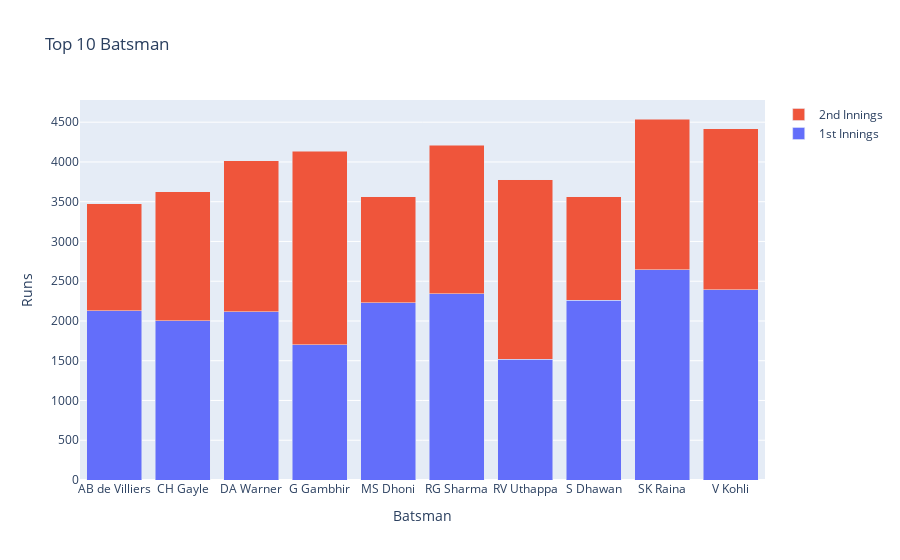

This figure's notebook cell:
### Code cell
# plot 
trace1 = go.Bar(x=final['batsman'], 
               y=final['1st Innings'],
               name='1st Innings')

trace2 =  go.Bar(x=final['batsman'], 
                 y=final['2nd Innings'],
                 name='2nd Innings')

data = [trace1, trace2]

layout = go.Layout(title='Top 10 Batsman', 
                   xaxis={'title':'Batsman'}, 
                   yaxis={'title':'Runs'},
                   barmode='stack') # stack, overlay, nested

fig = go.Figure(data, layout)

fig.show()

### Figure 1 — Plotly figure (JSON) as saved in the notebook; plotly's stock layout.template omitted (floating-point values rounded to 4 significant figures)
{"data": [{"name": "1st Innings", "type": "bar", "x": ["AB de Villiers", "CH Gayle", "DA Warner", "G Gambhir", "MS Dhoni", "RG Sharma", "RV Uthappa", "S Dhawan", "SK Raina", "V Kohli"], "y": [2128, 2003, 2118, 1699, 2232, 2344, 1516, 2262, 2647, 2391]}, {"name": "2nd Innings", "type": "bar", "x": ["AB de Villiers", "CH Gayle", "DA Warner", "G Gambhir", "MS Dhoni", "RG Sharma", "RV Uthappa", "S Dhawan", "SK Raina", "V Kohli"], "y": [1345, 1623, 1896, 2433, 1328, 1863, 2262, 1299, 1893, 2027]}], "layout": {"barmode": "stack", "title": {"text": "Top 10 Batsman"}, "xaxis": {"title": {"text": "Batsman"}}, "yaxis": {"title": {"text": "Runs"}}}}
